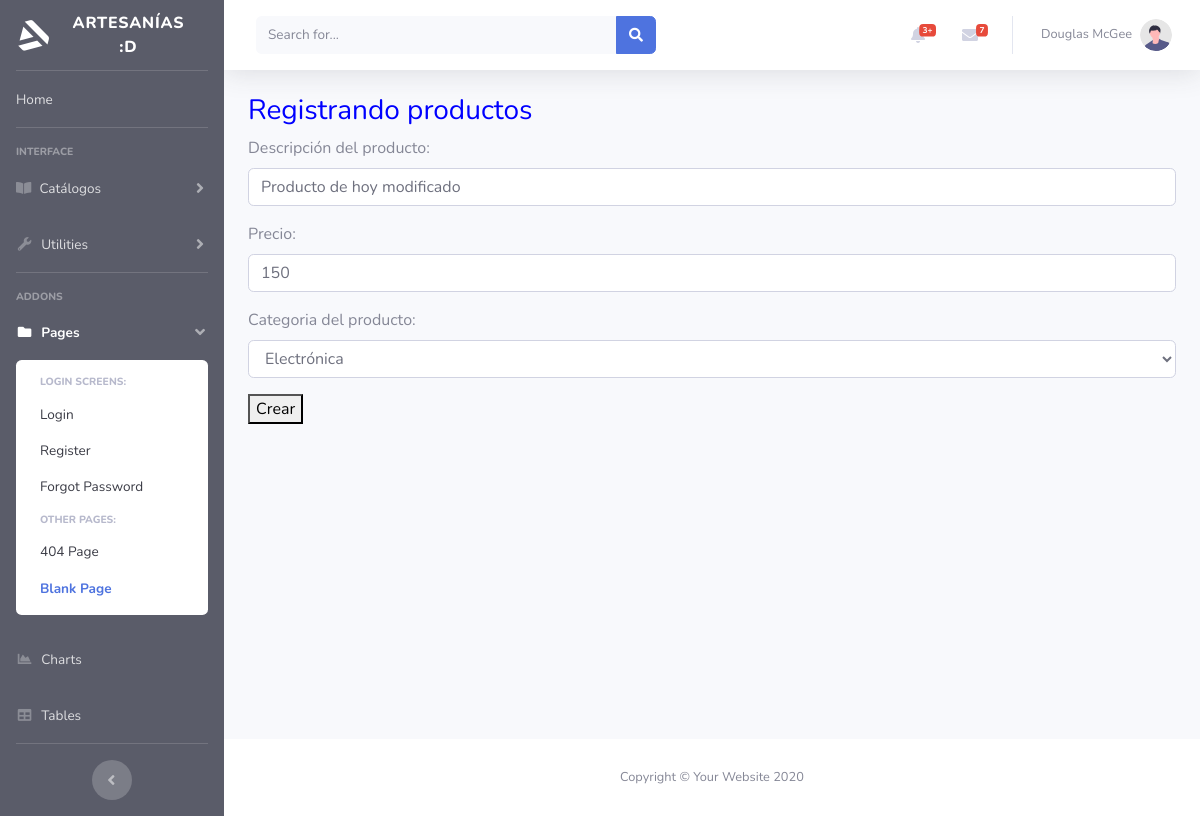
/catalogos/editar_producto/4, run on the app's committed database.
### catalogos/models.py (models this page shows, shortened)
class Producto(claseModelo):
    descripcion = models.CharField(max_length=50)
    precio = models.IntegerField(default=0)
    categoria = models.ForeignKey(Categoria,on_delete=models.CASCADE)

### catalogos/views.py (the view)
# urls.py: path('editar_producto/<pk>',UpdateProducto.as_view(),name="editar_producto"),
class UpdateProducto(UpdateView):
    model = Producto
    form_class = ProductoForm
    template_name = "crear_producto.html"
    success_url = reverse_lazy('home')

### catalogos/forms.py
class ProductoForm(forms.ModelForm):
    class Meta:
        model = Producto
        fields = [
            'descripcion',
            'precio',
            'categoria',
        ]
        labels = {
            'descripcion' : 'Descripción del producto',
            'precio' : 'Precio',
            'categoria': 'Categoria del producto'
        }
        widget = {
            'descripcion' : forms.TextInput(),
            'precio': forms.TextInput(),
            'categoria': forms.TextInput()
        }
    def __init__(self, *args, **kwargs):
        super().__init__(*args, **kwargs)
        for field in iter(self.fields):
            self.fields[field].widget.attrs.update({'class':'form-control'})

### catalogos/models.py (called while the page is built)
    def __str__(self):
        return '%s' % (self.nombre)

### catalogos/templates/crear_producto.html (shortened to what this page needs)
{% extends "base con formularios.html" %}
{% block contenido %}
    <h3 style="color: blue;">Registrando productos</h3>
    <form action="" method='post'>
        {{ form.as_p }}
        <button type="submit">Crear</button>
    </form>
{% endblock%}

### data on the page
Producto: descripcion "Producto de hoy modificado", precio "150", categoria "Electrónica"
